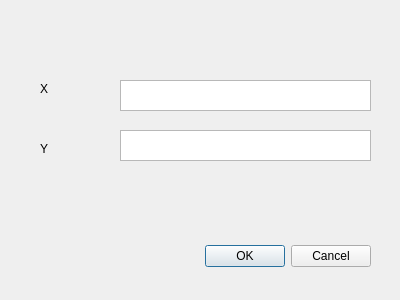
<?xml version="1.0" encoding="UTF-8"?>
<ui version="4.0">
 <class>Dialog</class>
 <widget class="QDialog" name="Dialog">
  <property name="geometry">
   <rect>
    <x>0</x>
    <y>0</y>
    <width>400</width>
    <height>300</height>
   </rect>
  </property>
  <property name="windowTitle">
   <string>Dialog</string>
  </property>
  <widget class="QDialogButtonBox" name="buttonBox">
   <property name="geometry">
    <rect>
     <x>30</x>
     <y>240</y>
     <width>341</width>
     <height>32</height>
    </rect>
   </property>
   <property name="orientation">
    <enum>Qt::Orientation::Horizontal</enum>
   </property>
   <property name="standardButtons">
    <set>QDialogButtonBox::StandardButton::Cancel|QDialogButtonBox::StandardButton::Ok</set>
   </property>
  </widget>
  <widget class="QPlainTextEdit" name="plainTextEdit">
   <property name="geometry">
    <rect>
     <x>120</x>
     <y>80</y>
     <width>251</width>
     <height>31</height>
    </rect>
   </property>
  </widget>
  <widget class="QTextEdit" name="textEdit">
   <property name="geometry">
    <rect>
     <x>120</x>
     <y>130</y>
     <width>251</width>
     <height>31</height>
    </rect>
   </property>
  </widget>
  <widget class="QLabel" name="label">
   <property name="geometry">
    <rect>
     <x>40</x>
     <y>80</y>
     <width>54</width>
     <height>17</height>
    </rect>
   </property>
   <property name="text">
    <string>X</string>
   </property>
  </widget>
  <widget class="QLabel" name="label_2">
   <property name="geometry">
    <rect>
     <x>40</x>
     <y>140</y>
     <width>54</width>
     <height>17</height>
    </rect>
   </property>
   <property name="text">
    <string>Y</string>
   </property>
  </widget>
 </widget>
 <resources/>
 <connections>
  <connection>
   <sender>buttonBox</sender>
   <signal>accepted()</signal>
   <receiver>Dialog</receiver>
   <slot>accept()</slot>
   <hints>
    <hint type="sourcelabel">
     <x>248</x>
     <y>254</y>
    </hint>
    <hint type="destinationlabel">
     <x>157</x>
     <y>274</y>
    </hint>
   </hints>
  </connection>
  <connection>
   <sender>buttonBox</sender>
   <signal>rejected()</signal>
   <receiver>Dialog</receiver>
   <slot>reject()</slot>
   <hints>
    <hint type="sourcelabel">
     <x>316</x>
     <y>260</y>
    </hint>
    <hint type="destinationlabel">
     <x>286</x>
     <y>274</y>
    </hint>
   </hints>
  </connection>
 </connections>
</ui>
